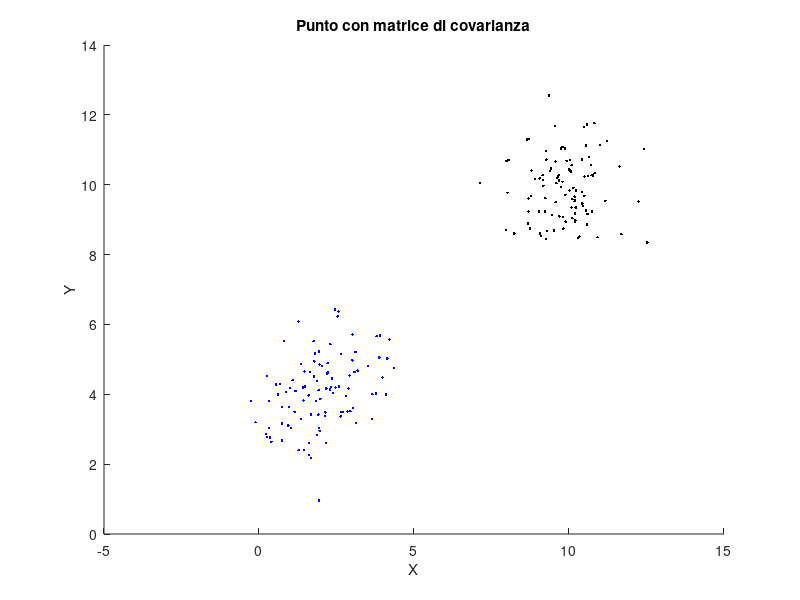

Write MATLAB code to recreate this figure. (Note: this script raises an error after producing the figure.)
close all;
% Definisci la matrice di covarianza
cov_matrix1 = [1, 0.2; 0.2, 1];
cov_matrix2 = [0.8, 0; 0, 0.8];

% Genera campioni casuali dalla distribuzione multivariata
num_samples = 100;
mu1 = [2,4];
samples1 = mu1 + mvnrnd([0, 0], cov_matrix1, num_samples);
mu2 = [10,10];
samples2 = mu2 + mvnrnd([0, 0], cov_matrix2, num_samples);

% Estrai le coordinate x e y dei campioni
x1 = samples1(:, 1);
y1 = samples1(:, 2);
x2 = samples2(:, 1);
y2 = samples2(:, 2);


% Disegna il punto
figure(1);
hold on
plot(x1, y1, 'b.');  % 'b.' specifica il colore e il tipo di marker
hold on
plot(x2, y2, 'k.');  % 'b.' specifica il colore e il tipo di marker
% Aggiungi etichette agli assi
xlabel('X');
ylabel('Y');

% Aggiungi un titolo al grafico
title('Punto con matrice di covarianza');


pp1 = plotErrorEllipse(mu1, cov_matrix1, 0.99, 'r');
pp2 = plotErrorEllipse(mu2, cov_matrix2, 0.99, 'r');
plot(mu1(1),mu1(2),'r+', 'MarkerSize', 10, 'LineWidth', 2)
plot(mu2(1),mu2(2),'r+', 'MarkerSize', 10, 'LineWidth', 2)

X = [mu1(1);mu2(1)];
Y = [mu1(2);mu2(2)];
plot(X,Y,'-g')

dir = mu2 - mu1;
dir = dir/norm(dir);



function pp = plotErrorEllipse(mu, Sigma, p, color)

    s = -2 * log(1 - p);

    [V, D] = eig(Sigma * s);

    t = linspace(0, 2 * pi);
    a = (V * sqrt(D)) * [cos(t(:))'; sin(t(:))'];
 
    plot(a(1, :) + mu(1), a(2, :) + mu(2),color);
	pp = polyshape(a(1, :) + mu(1), a(2, :) + mu(2));
end